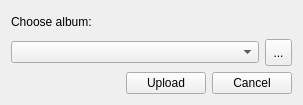
<?xml version="1.0" encoding="UTF-8"?>
<ui version="4.0">
 <class>vkUploadImageForm</class>
 <widget class="QWidget" name="vkUploadImageForm">
  <property name="geometry">
   <rect>
    <x>0</x>
    <y>0</y>
    <width>303</width>
    <height>105</height>
   </rect>
  </property>
  <property name="sizePolicy">
   <sizepolicy hsizetype="Minimum" vsizetype="Preferred">
    <horstretch>0</horstretch>
    <verstretch>0</verstretch>
   </sizepolicy>
  </property>
  <property name="maximumSize">
   <size>
    <width>320</width>
    <height>16777215</height>
   </size>
  </property>
  <property name="windowTitle">
   <string>QImageViewer - Vkontakte - Upload image</string>
  </property>
  <layout class="QVBoxLayout" name="verticalLayout">
   <item>
    <widget class="QLabel" name="label">
     <property name="text">
      <string>Choose album:</string>
     </property>
    </widget>
   </item>
   <item>
    <layout class="QHBoxLayout" name="horizontalLayout_2">
     <item>
      <widget class="QComboBox" name="comboBox"/>
     </item>
     <item>
      <widget class="QToolButton" name="toolButton">
       <property name="minimumSize">
        <size>
         <width>27</width>
         <height>27</height>
        </size>
       </property>
       <property name="text">
        <string>...</string>
       </property>
      </widget>
     </item>
    </layout>
   </item>
   <item>
    <layout class="QHBoxLayout" name="horizontalLayout">
     <item>
      <spacer name="horizontalSpacer">
       <property name="orientation">
        <enum>Qt::Horizontal</enum>
       </property>
       <property name="sizeHint" stdset="0">
        <size>
         <width>40</width>
         <height>20</height>
        </size>
       </property>
      </spacer>
     </item>
     <item>
      <widget class="QPushButton" name="uploadButton">
       <property name="text">
        <string>Upload</string>
       </property>
       <property name="shortcut">
        <string>Ctrl+Return</string>
       </property>
      </widget>
     </item>
     <item>
      <widget class="QPushButton" name="cancelButton">
       <property name="text">
        <string>Cancel</string>
       </property>
       <property name="shortcut">
        <string>Esc</string>
       </property>
      </widget>
     </item>
    </layout>
   </item>
  </layout>
 </widget>
 <resources/>
 <connections/>
</ui>
